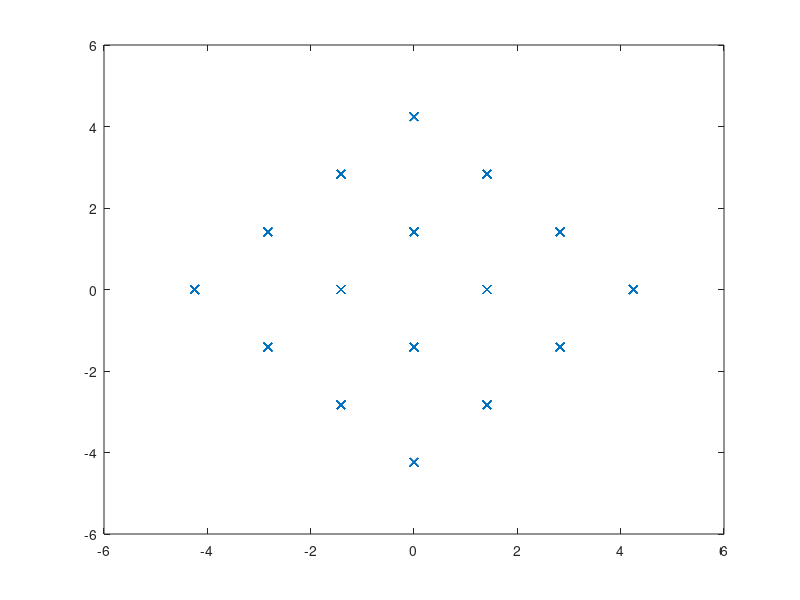

Write the MATLAB code that produced this figure. (Note: this script raises an error after producing the figure.)
%%
clc; clear; close all;
%%
data = randi([0 15], 1000, 1);

txSig = qammod(data, 16).* exp(1i*pi/4);

figure;
plot(real(txSig), imag(txSig), 'x');
xline(0)
yline(0)